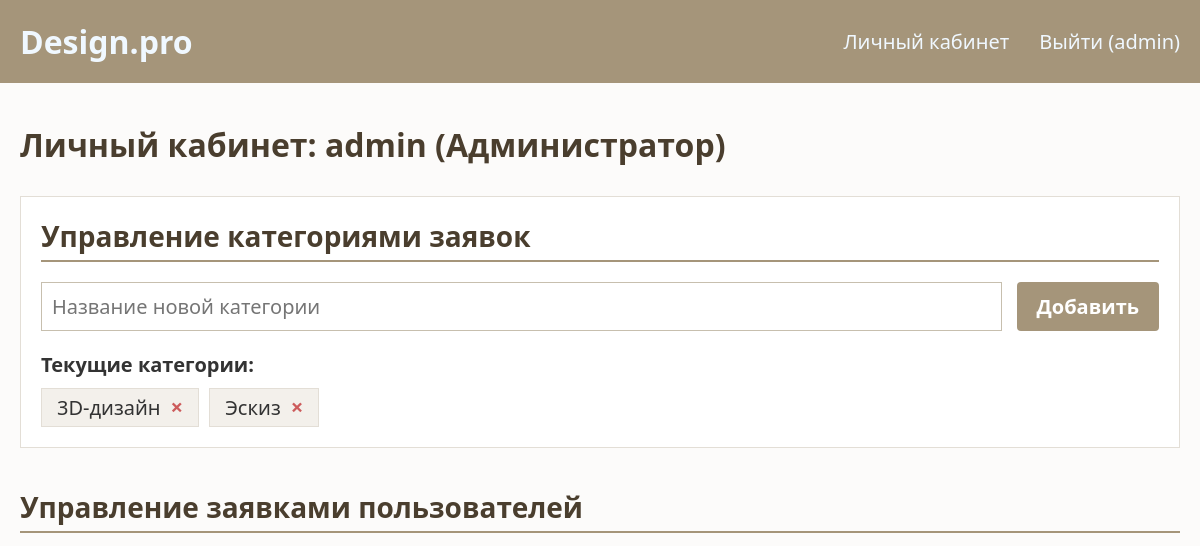
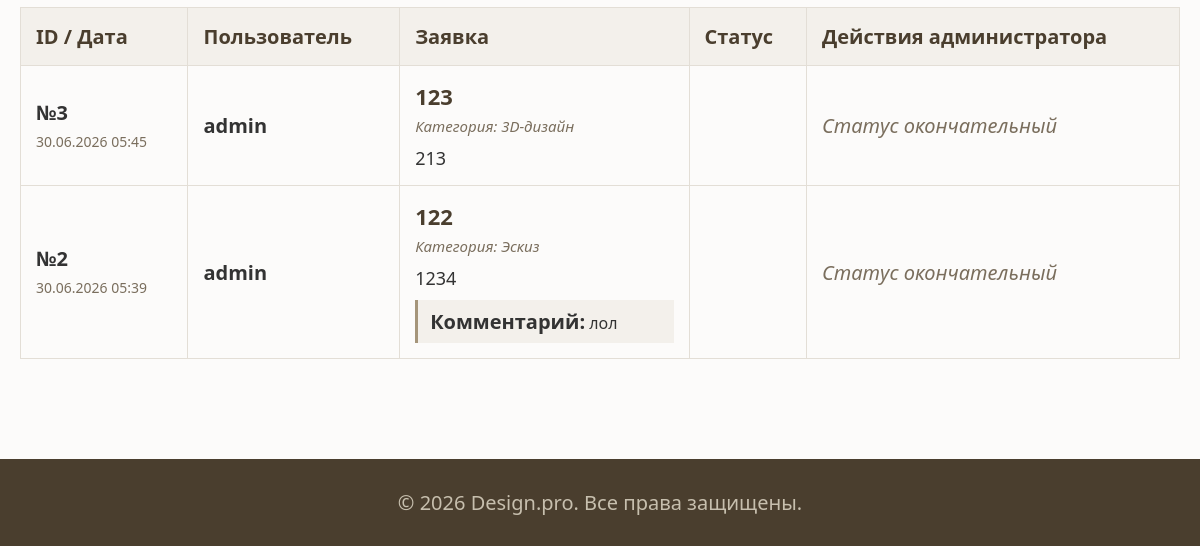
The page /profile/ (signed in) on the database as committed earlier (2 pictures, top to bottom).
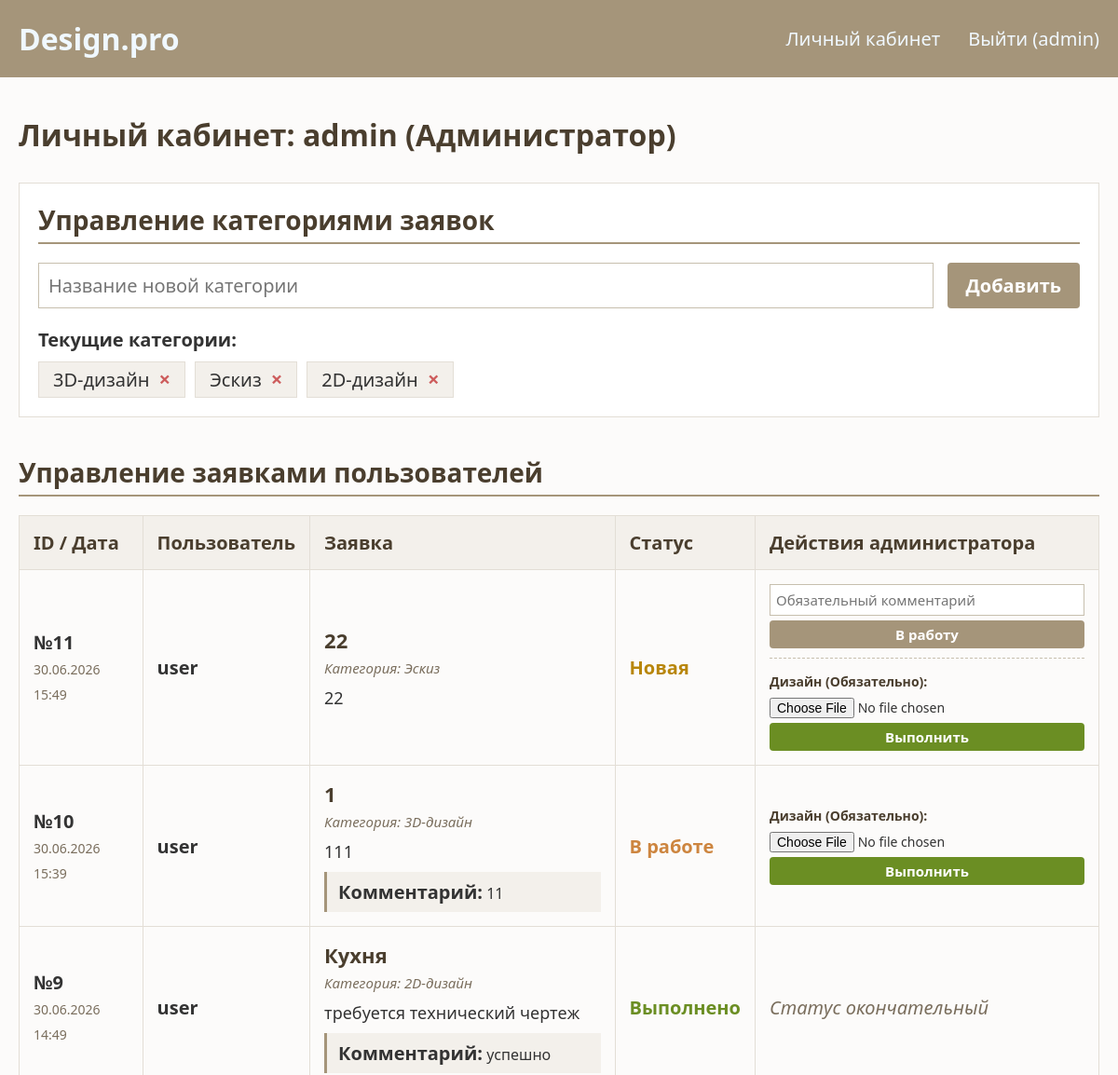
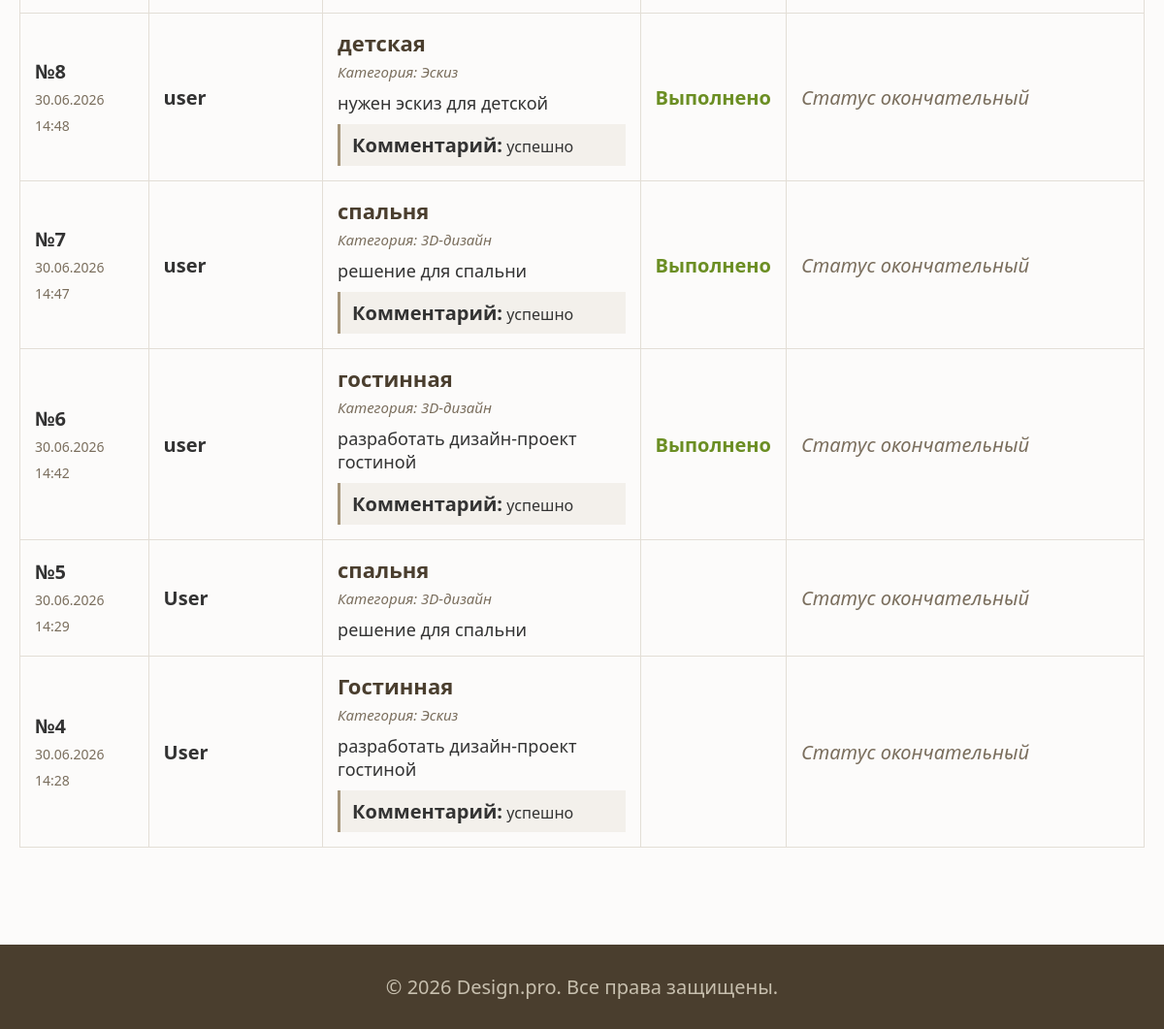
The same page on the database as committed later (2 pictures, top to bottom).
### app/models.py (models this page shows, shortened)
class Category(models.Model):
    name = models.CharField(max_length=100, verbose_name="Название категории")
    class Meta:
        verbose_name = "Категория"
        verbose_name_plural = "Категории"

class Application(models.Model):
    STATUS_CHOICES = [
        ('new', 'Новая'),
        ('in_progress', 'Принято в работу'),
        ('completed', 'Выполнено'),
    ]
    user = models.ForeignKey(User, on_delete=models.CASCADE, verbose_name="Пользователь")
    title = models.CharField(max_length=100, verbose_name="Название")
    description = models.TextField(verbose_name="Описание")
    category = models.ForeignKey(Category, on_delete=models.CASCADE, verbose_name="Категория")
    image = models.ImageField(upload_to='plans/', verbose_name="Фото помещения или план")
    design_image = models.ImageField(upload_to='designs/', blank=True, null=True, verbose_name="Готовый дизайн")
    comment = models.TextField(blank=True, null=True, verbose_name="Комментарий администратора")
    status = models.CharField(max_length=20, choices=STATUS_CHOICES, default='new', verbose_name="Статус")
    created_at = models.DateTimeField(auto_now_add=True, verbose_name="Временная метка")
    class Meta:
        verbose_name = "Заявка"
        verbose_name_plural = "Заявки"
        ordering = ['-created_at']

### app/views.py (the view, shortened to what this page needs)
# urls.py: path('profile/', views.profile_view, name='profile'),
def profile_view(request):
    if not request.user.is_authenticated:
        return redirect('login')
    user = request.user
    if user.is_staff:
        if 'add_category' in request.POST:
            cat_name = request.POST.get('category_name', '').strip()
            if cat_name:
                Category.objects.create(name=cat_name)
                messages.success(request, f"Категория '{cat_name}' успешно добавлена.")
            return redirect('profile')
        if 'delete_category' in request.POST:
            cat_id = request.POST.get('category_id')
            category = get_object_or_404(Category, id=cat_id)
            category.delete()  # Удалит категорию и каскадно все заявки в ней
            messages.success(request, "Категория и все её заявки удалены.")
            return redirect('profile')
        all_applications = Application.objects.all().order_by('-created_at')
        all_categories = Category.objects.all()
        context = {
            'applications': all_applications,
            'categories': all_categories,
        }
        return render(request, 'app/profile.html', context)

### app/templates/app/profile.html (shortened to what this page needs)
{% extends 'app/base.html' %}
{% block content %}
<div class="profile-container-wide">
    <div class="profile-header">
        <h1>Личный кабинет: {{ request.user.username }} {% if request.user.is_staff %}(Администратор){% endif %}</h1>
    </div>
    {% if request.user.is_staff %}
        <div class="card-section admin-category-box">
            <h3>Управление категориями заявок</h3>
            <form method="post" class="category-add-form">
                <input type="text" name="category_name" placeholder="Название новой категории" required>
                <button type="submit" name="add_category" class="btn-submit btn-inline">Добавить</button>
            </form>
            <h4>Текущие категории:</h4>
            <div class="category-tags-list">
                {% for cat in categories %}
                    <div class="category-tag">
                        <span>{{ cat.name }}</span>
                        <form method="post" onsubmit="return confirm('Удаление категории приведет к удалению ВСЕХ связанных заявок! Продолжить?');">
                            <button type="submit" name="delete_category" class="btn-delete-tag">&times;</button>
                        </form>
                    </div>
                {% empty %}
                    <p class="disabled-text">Категорий пока нет.</p>
                {% endfor %}
            </div>
        </div>
        <div class="card-section">
            <h3>Управление заявками пользователей</h3>
            <table class="app-table">
                <thead>
                    <tr>
                        <th>ID / Дата</th>
                        <th>Пользователь</th>
                        <th>Заявка</th>
                        <th>Статус</th>
                        <th>Действия администратора</th>
                    </tr>
                </thead>
                <tbody>
                    {% for app in applications %}
                        <tr>
                            <td>
                                <span class="app-id">№{{ app.id }}</span>
                                <span class="app-date-sub">{{ app.created_at|date:"d.m.Y H:i" }}</span>
                            </td>
                            <td><strong>{{ app.user.username }}</strong></td>
                            <td>
                                <strong class="app-table-title">{{ app.title }}</strong>
                                <span class="app-table-cat">Категория: {{ app.category.name }}</span>
                                <p class="app-table-desc">{{ app.description }}</p>
                                {% if app.comment %}
                                    <div class="admin-comment-block">
                                        <strong>Комментарий:</strong> {{ app.comment }}
                                    </div>
                                {% endif %}
                            </td>
                            <td>
                                {% if app.status == 'new' %}<span class="badge-new">Новая</span>
                                {% elif app.status == 'in_progress' %}<span class="badge-progress">В работе</span>
                                {% elif app.status == 'completed' %}<span class="badge-success">Выполнено</span>{% endif %}
                            </td>
                            <td>
                                <div class="admin-actions-box">
                                    {% if app.status == 'new' %}
                                        <form method="post" class="status-inline-form">
                                            <input type="text" name="comment" placeholder="Обязательный комментарий" required>
                                            <button type="submit" name="change_status" class="btn-submit btn-small">В работу</button>
                                        </form>
                                    {% endif %}
                                    {% if app.status == 'new' or app.status == 'in_progress' %}
                                        <form method="post" enctype="multipart/form-data" class="status-inline-form">
                                            <label class="file-label-text">Дизайн (Обязательно):</label>
                                            <input type="file" name="design_image" accept="image/*" required>
                                            <button type="submit" name="change_status" class="btn-submit btn-small btn-green">Выполнить</button>
                                        </form>
                                    {% else %}
                                        <span class="disabled-text">Статус окончательный</span>
                                    {% endif %}
                                </div>
                            </td>
                        </tr>
                    {% empty %}
                        <tr>
                            <td colspan="5" class="disabled-text">Заявок от пользователей пока нет.</td>
                        </tr>
                    {% endfor %}
                </tbody>
            </table>
        </div>
    {% endif %}
</div>
{% endblock %}

### app/templates/app/base.html (shortened to what this page needs)
<!DOCTYPE html>
<html lang="ru">
<head>
    {% load static %}
    <link rel="stylesheet" href="{% static 'css/style.css' %}">
</head>
<body>
    <header>
        <nav class="main-nav">
            <a href="{% url 'main' %}" class="nav-logo">Design.pro</a>
            <div class="nav-links">
                {% if request.user.is_authenticated %}
                    <a href="{% url 'profile' %}">Личный кабинет</a>
                    <a href="{% url 'logout' %}" class="link-logout">Выйти ({{ request.user.username }})</a>
                {% else %}
                    <a href="{% url 'login' %}">Вход</a>
                    <a href="{% url 'register' %}">Регистрация</a>
                {% endif %}
            </div>
        </nav>
    </header>
    <main class="content-wrapper">
        {% block content %}
        {% endblock %}
    </main>
    <footer class="main-footer">
        <p>&copy; 2026 Design.pro. Все права защищены.</p>
    </footer>
</body>
</html>

### static/css/style.css (style rules this page uses)
* { margin: 0; padding: 0; box-sizing: border-box; font-family: "Segoe UI", system-ui, sans-serif; font-size: 20px; }
body { background-color: #fcfbfa; color: #333; }
header { width: 100%; background-color: #a5957a; padding: 10px 0; }
.main-nav { width: 100%; max-width: 1520px; display: flex; padding: 10px 20px; align-items: center; justify-content: space-between; margin: 0 auto; }
.nav-logo { font-size: 32px; font-weight: bolder; }
.main-nav a { color: aliceblue; text-decoration: none; }
.nav-links { display: flex; gap: 30px; }
.content-wrapper { width: 100%; padding-bottom: 60px; }
.main-container-inside, .profile-container-wide { width: 100%; max-width: 1520px; margin: 0 auto; padding: 40px 20px; }
.btn-primary-link, .btn-submit, .btn-save, .btn-submit-app { display: inline-block; background-color: #a5957a; color: white; border: none; padding: 12px 30px; text-decoration: none; font-weight: bold; cursor: pointer; border-radius: 4px; transition: background 0.2s; text-align: center; }
.btn-inline { width: auto; padding: 0 20px; }
.btn-small { font-size: 15px; padding: 5px 10px; width: 100%; }
.btn-green { background-color: #6b8e23; }
.gallery-section h2, .card-section h3 { font-size: 28px; color: #4a3e2e; margin-bottom: 20px; border-bottom: 2px solid #a5957a; padding-bottom: 5px; }
.profile-header h1 { font-size: 32px; color: #4a3e2e; margin-bottom: 30px; }
.app-table { width: 100%; border-collapse: collapse; margin-top: 20px; }
.app-table th, .app-table td { border: 1px solid #e3ded6; padding: 15px; text-align: left; }
.app-table th { background-color: #f3f0eb; color: #4a3e2e; }
.app-id { display: block; font-weight: bold; }
.app-date-sub { font-size: 14px; color: #7a6e5d; }
.app-table-title { display: block; font-size: 22px; color: #4a3e2e; }
.app-table-cat { font-size: 15px; color: #7a6e5d; font-style: italic; }
.app-table-desc { font-size: 18px; margin-top: 8px; }
.badge-new { color: #b8860b; font-weight: bold; }
.badge-progress { color: #cd853f; font-weight: bold; }
.badge-success { color: #6b8e23; font-weight: bold; }
.disabled-text { color: #7a6e5d; font-style: italic; }
.admin-comment-block { background-color: #f3f0eb; padding: 8px 12px; font-size: 16px; margin-top: 10px; border-left: 3px solid #a5957a; }
.admin-category-box { background-color: white; padding: 20px; border: 1px solid #e3ded6; margin-bottom: 40px; }
.category-add-form { display: flex; gap: 15px; margin-bottom: 20px; }
.category-add-form input { flex: 1; padding: 10px; border: 1px solid #c7bfae; }
.category-tags-list { display: flex; flex-wrap: wrap; gap: 10px; margin-top: 10px; }
.category-tag { background-color: #f3f0eb; padding: 5px 15px; border: 1px solid #e3ded6; display: flex; align-items: center; gap: 10px; }
.btn-delete-tag { background: none; border: none; color: #cd5c5c; cursor: pointer; font-weight: bold; font-size: 22px; line-height: 1; }
.admin-actions-box { display: flex; flex-direction: column; gap: 15px; }
.status-inline-form { border-bottom: 1px dashed #c7bfae; padding-bottom: 10px; }
.status-inline-form:last-child { border-bottom: none; padding-bottom: 0; }
.status-inline-form input[type="text"] { padding: 6px; font-size: 15px; margin-bottom: 5px; width: 100%; border: 1px solid #c7bfae; }
.status-inline-form input[type="file"] { font-size: 14px; margin-bottom: 5px; width: 100%; }
.file-label-text { font-size: 14px; display: block; margin-bottom: 3px; font-weight: bold; color: #4a3e2e; }
.main-footer { background-color: #4a3e2e; color: #c7bfae; text-align: center; padding: 30px; font-size: 16px; width: 100%; }

Rows that differ between the two databases and show on the page:
removed Application: id "3", created_at "30.06.2026 05:45", user.username "admin", title "123", category.name "3D-дизайн", description "213", status "Статус окончательный"
removed Application: id "2", created_at "30.06.2026 05:39", user.username "admin", title "122", category.name "Эскиз", description "1234", comment "лол", status "Статус окончательный"
added Category: name "2D-дизайн"
added Application: id "11", created_at "30.06.2026 15:49", user.username "user", title "22", category.name "Эскиз", description "22", status "Новая"
added Application: id "10", created_at "30.06.2026 15:39", user.username "user", title "1", category.name "3D-дизайн", description "111", comment "11", status "В работе"
added Application: id "9", created_at "30.06.2026 14:49", user.username "user", title "Кухня", category.name "2D-дизайн", description "требуется технический чертеж", comment "успешно", status "Выполнено"
added Application: id "8", created_at "30.06.2026 14:48", user.username "user", title "детская", category.name "Эскиз", description "нужен эскиз для детской", comment "успешно", status "Выполнено"
added Application: id "7", created_at "30.06.2026 14:47", user.username "user", title "спальня", category.name "3D-дизайн", description "решение для спальни", comment "успешно", status "Выполнено"
added Application: id "6", created_at "30.06.2026 14:42", user.username "user", title "гостинная", category.name "3D-дизайн", description "разработать дизайн-проект гостиной", comment "успешно", status "Выполнено"
added Application: id "5", created_at "30.06.2026 14:29", user.username "User", title "спальня", category.name "3D-дизайн", description "решение для спальни", status "Статус окончательный"
added Application: id "4", created_at "30.06.2026 14:28", user.username "User", title "Гостинная", category.name "Эскиз", description "разработать дизайн-проект гостиной", comment "успешно", status "Статус окончательный"
